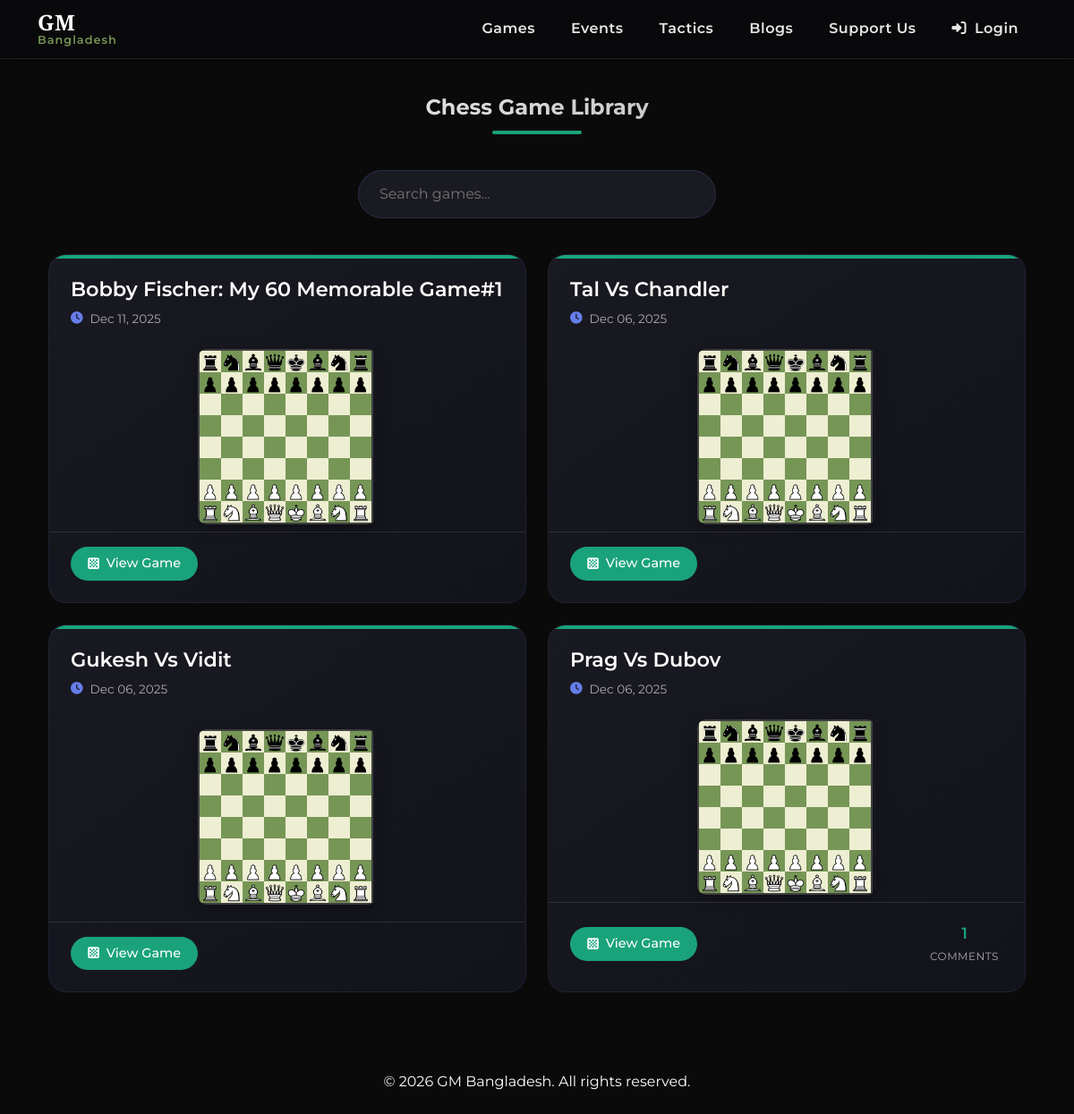
The page /all-games/ on the database as committed earlier.
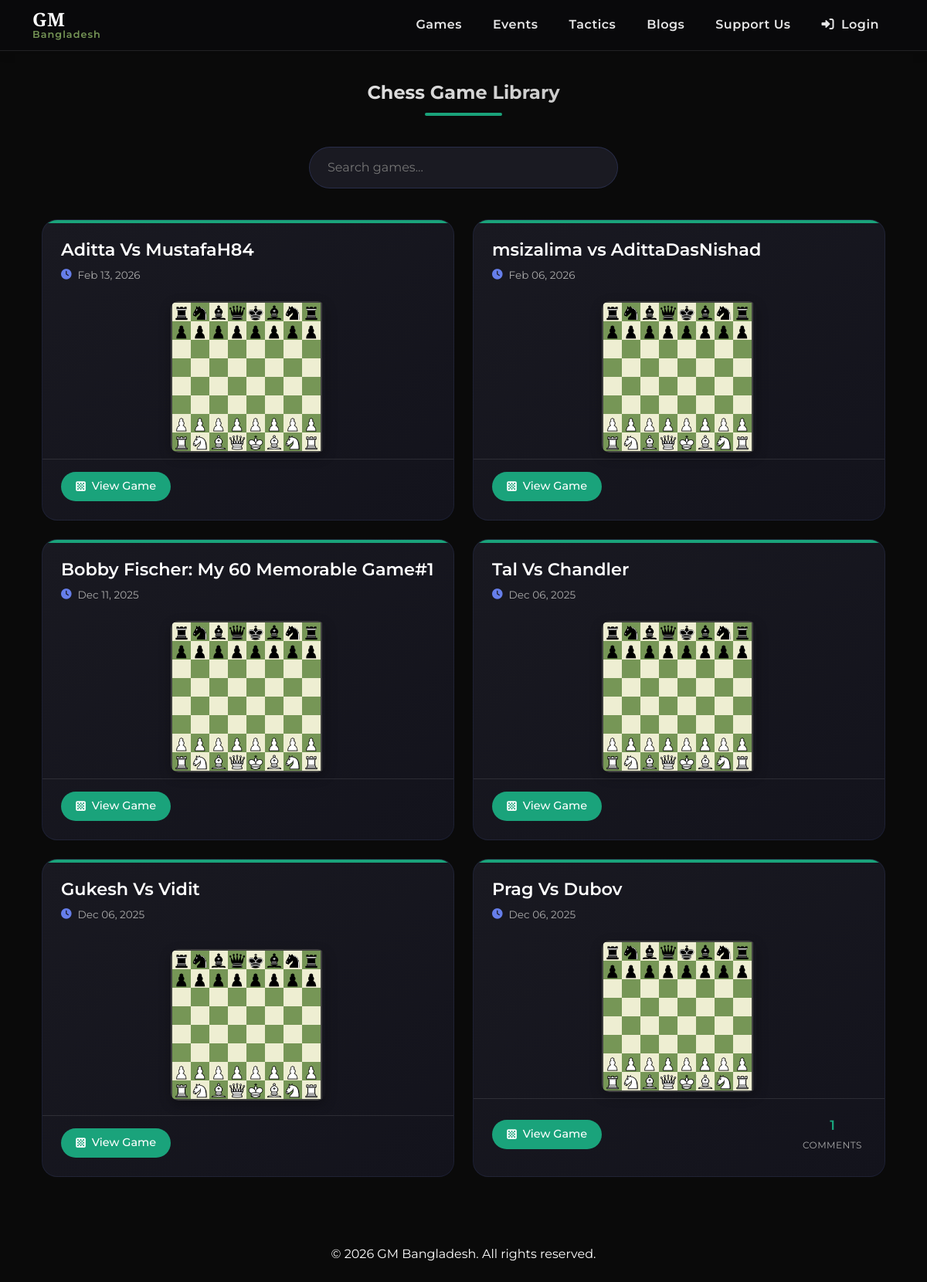
The same page on the database as committed later.
### news/models.py (models this page shows, shortened)
class UploadedGame(models.Model):
    title = models.CharField(max_length=255)
    uploaded_by = models.ForeignKey(User, on_delete=models.CASCADE)
    pgn = models.TextField()
    white_player = models.CharField(max_length=255, blank=True, null=True)
    black_player = models.CharField(max_length=255, blank=True, null=True)
    created_at = models.DateTimeField(auto_now_add=True)
    slug_link = models.SlugField(unique=True, blank=True, max_length=255)

### news/views.py (the view)
# urls.py: path('all-games/', views.all_games, name='all_games'),
def all_games(request):
    games = UploadedGame.objects.all().order_by("-created_at")
    return render(request, 'news/all_games.html', {'games': games})

### news/templates/news/all_games.html (shortened to what this page needs)
{% extends 'news/base.html' %}
{% load static %}
{% load widget_tweaks %}
{% block content %}
<link rel="stylesheet" href="{% static 'chessboardjs-1.0.0/css/chessboard-1.0.0.min.css' %}">
<div class="container py-4 text-white">
    <h4 class="page-title">Chess Game Library</h4>
    <div class="mb-4 text-center">
        <div style="
        display:flex;
        align-items:center;
        max-width:400px;
        margin:auto;
        background:rgba(30,30,40,.8);
        border-radius:40px;
        padding:6px 15px;
        border:1px solid rgba(100,126,234,.2);
    ">
            <input type="text" id="game-search" placeholder="Search games..." style="
                    background:transparent;
                    border:none;
                    outline:none;
                    color:white;
                    width:100%;
                    padding:8px;
               ">
        </div>
    </div>
    {% if games %}
    <div class="game-grid" id="game-container">
        {% for game in games %}
        <a href="{% url 'game_detail' game.slug_link %}" class="game-card" data-pgn="{{ game.pgn|escapejs }}"
            data-id="{{ game.id }}">
            <div class="game-header">
                <h3 class="game-title">{{ game.title }}</h3>
                <div class="game-meta">
                    <i class="fas fa-clock"></i>
                    <span>{{ game.created_at|date:"M d, Y" }}</span>
                </div>
            </div>
            <div class="game-board-container">
                <div class="mini-board" id="board-{{ game.id }}"></div>
            </div>
            <div class="game-footer">
                <span class="view-game-btn">
                    <i class="fas fa-chess-board"></i>
                    View Game
                </span>
                <div class="game-stats">
                    {% if game.comments.count %}
                    <div class="stat-item">
                        <span class="stat-value">{{ game.comments.count }}</span>
                        <span class="stat-label">Comments</span>
                    </div>
                    {% endif %}
                </div>
            </div>
        </a>
        {% endfor %}
    </div>
    {% endif %}
</div>
{% endblock %}

Rows that differ between the two databases and show on the page:
added UploadedGame: title "Aditta Vs MustafaH84", created_at "Feb 13, 2026"
added UploadedGame: title "msizalima vs AdittaDasNishad", created_at "Feb 06, 2026"
